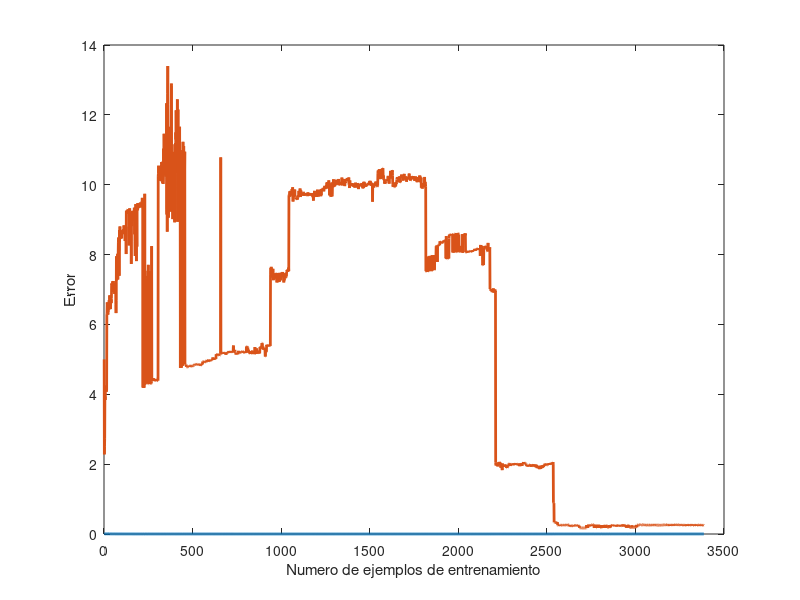

This chart was generated by the following MATLAB code: (Note: this script raises an error after producing the figure.)
function paintlearningCurves()
    load("learningcurvesreglogistica.mat")
    plot([1:1:columns(jtrain)], jtrain, 'LineWidth', 2);
    xlabel('Numero de ejemplos de entrenamiento')
    ylabel('Error')
    hold on;
    plot([1:1:columns(jval)], jval, 'LineWidth', 2);
    hold off;

    h = legend ({'jtrain'}, 'jval');
    legend (h, 'location', 'northeastoutside');
    set (h, 'fontsize', 20);

    % load("curvadeevolucionlambdaNN.mat");
    % plot(lambda, jtrain, 'LineWidth', 2);
    % xlabel('lambda')
    % ylabel('Error')
    % hold on;
    % plot(lambda, jval, 'LineWidth', 2);
    % hold off;

    % h = legend ({'jtrain'}, 'jval');
    % legend (h, 'location', 'northeastoutside');
    % set (h, 'fontsize', 20);
endfunction